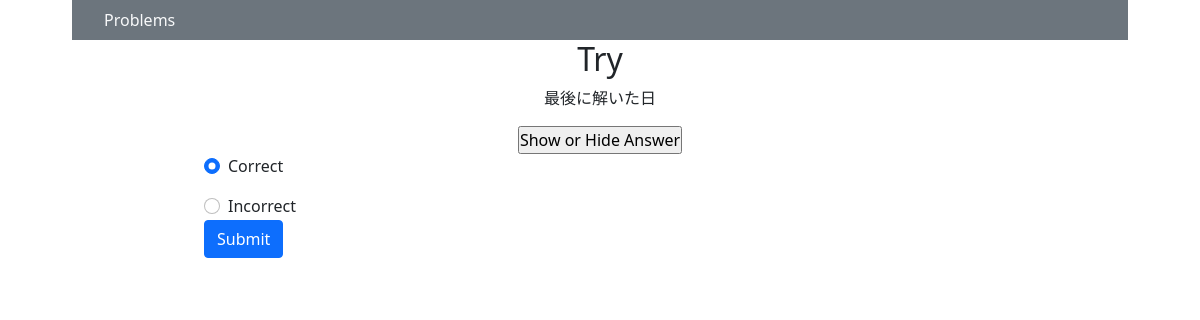
Page /7/7/trytry (signed in) on the earlier database version.
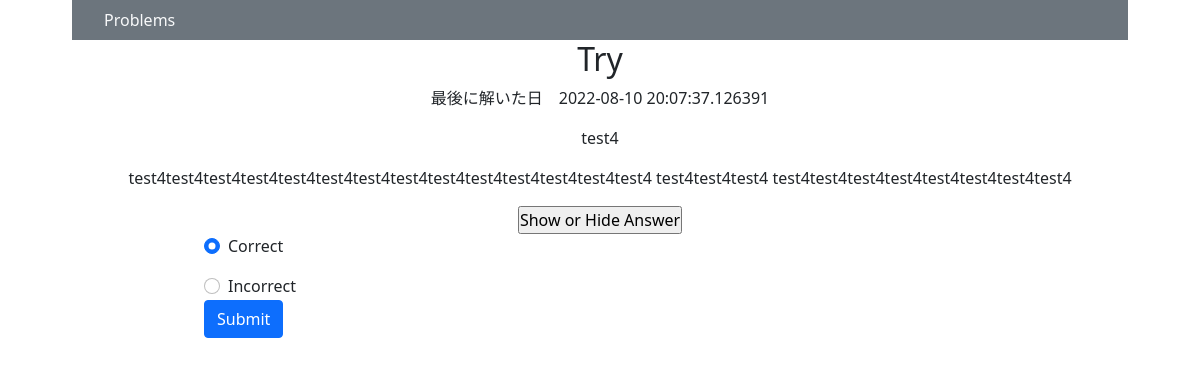
Same page on the later database version.
### app.py (models this page shows)
class Problem(db.Model):
    id = db.Column(db.Integer, primary_key=True)
    user_id = db.Column(db.Integer, db.ForeignKey('user.id'), nullable=False)
    title = db.Column(db.String(50), nullable=False)
    body = db.Column(db.String(500), nullable=False)
    answer = db.Column(db.String(500), nullable=False)
    stage = db.Column(db.Integer, default=0)
    last_time = db.Column(db.DateTime, nullable=False,
                          default=datetime.datetime.now(pytz.timezone('Asia/Tokyo')))
    created_at = db.Column(db.DateTime, nullable=False,
                           default=datetime.datetime.now(pytz.timezone('Asia/Tokyo')))

### app.py (the view)
@app.route('/<int:user_id>/<int:problem_id>/trytry', methods=["GET", "POST"])
@login_required
def trytry(user_id, problem_id):
    if request.method == "POST":
        problem = Problem.query.get(problem_id)
        problem.last_time = datetime.datetime.now(pytz.timezone('Asia/Tokyo'))
        result = request.form.get("result")
        if result == "Correct":
            if problem.stage != max_stage:
                problem.stage += 1
            db.session.commit()
        else:
            problem.stage = 0
            db.session.commit()
        return redirect(f"/{user_id}/tasks")
    else:
        problem = Problem.query.get(problem_id)
        return render_template("trytry.html", problem=problem, user=current_user)

### app.py (called while the page is built)
@login_manager.user_loader
def load_user(user_id):
    return User.query.get(int(user_id))

### templates/trytry.html (shortened to what this page needs)
{% extends "layout.html" %}
{% block main%}
<h2>Try</h2>
<p>最後に解いた日　{{ problem.last_time }}</p>
<p>{{ problem.title }}</p>
<p>{{ problem.body }}</p>
<input type="button" value="Show or Hide Answer" onclick="show_answer()" />
<form action="/{{ user.id }}/{{ problem.id }}/trytry" method="POST" class="mx-auto w-75 text-start">
    <div class="form-check mb-3">
        <input class="form-check-input" name="result" type="radio" value="Correct" checked>
        <label class="form-check-label">Correct</label>
    </div>
    <div class="form-check">
        <input class="form-check-input" name="result" type="radio" value="Incorrect">
        <label class="form-check-label">Incorrect</label>
    </div>
    <div class="mb-3">
        <button class="btn btn-primary" type="submit" >Submit</button>
    </div>
</form>
{% endblock %}

### templates/layout.html (shortened to what this page needs)
<!DOCTYPE html>
<html lang="en">
    <head>
        <link href="https://cdn.jsdelivr.net/npm/bootstrap@5.1.3/dist/css/bootstrap.min.css" rel="stylesheet">
        <link href="/static/stylesheet/styles.css" rel="stylesheet">
    </head>
    <body>
        <div class="container-fluid">
            <div class="row">
                <header>
                    <nav class="nav-bar navbar-expand-lg navbar-light bg-secondary">
                        <div class="collapse navbar-collapse" id="navbarSupportedContent">
                            <ul class="navbar-nav px-3">
                                <li class="nav-item mx-2"><a class ="nav-link text-light" href="/">Problems</a></li>
                            </ul>
                        </div>
                    </nav>
                </header>
            </div>
            <div class="row">
                <main class="text-center">
                    {% block main %}{% endblock %}
                </main>
            </div>
        </div>
    </body>
</html>

### static/stylesheet/styles.css (style rules this page uses)
* { padding: 0; margin: 0; box-sizing: border-box; }
a { text-decoration: none; }
body { width: 90%; margin: 0 auto; }

Differences in the rows shown:
added Problem: last_time "2022-08-10 20:07:37.126391", title "test4", body "test4test4test4test4test4test4test4test4test4test4test4test4test4test4 test4test4test4 test4test4test4test4test4test4test4test4"
